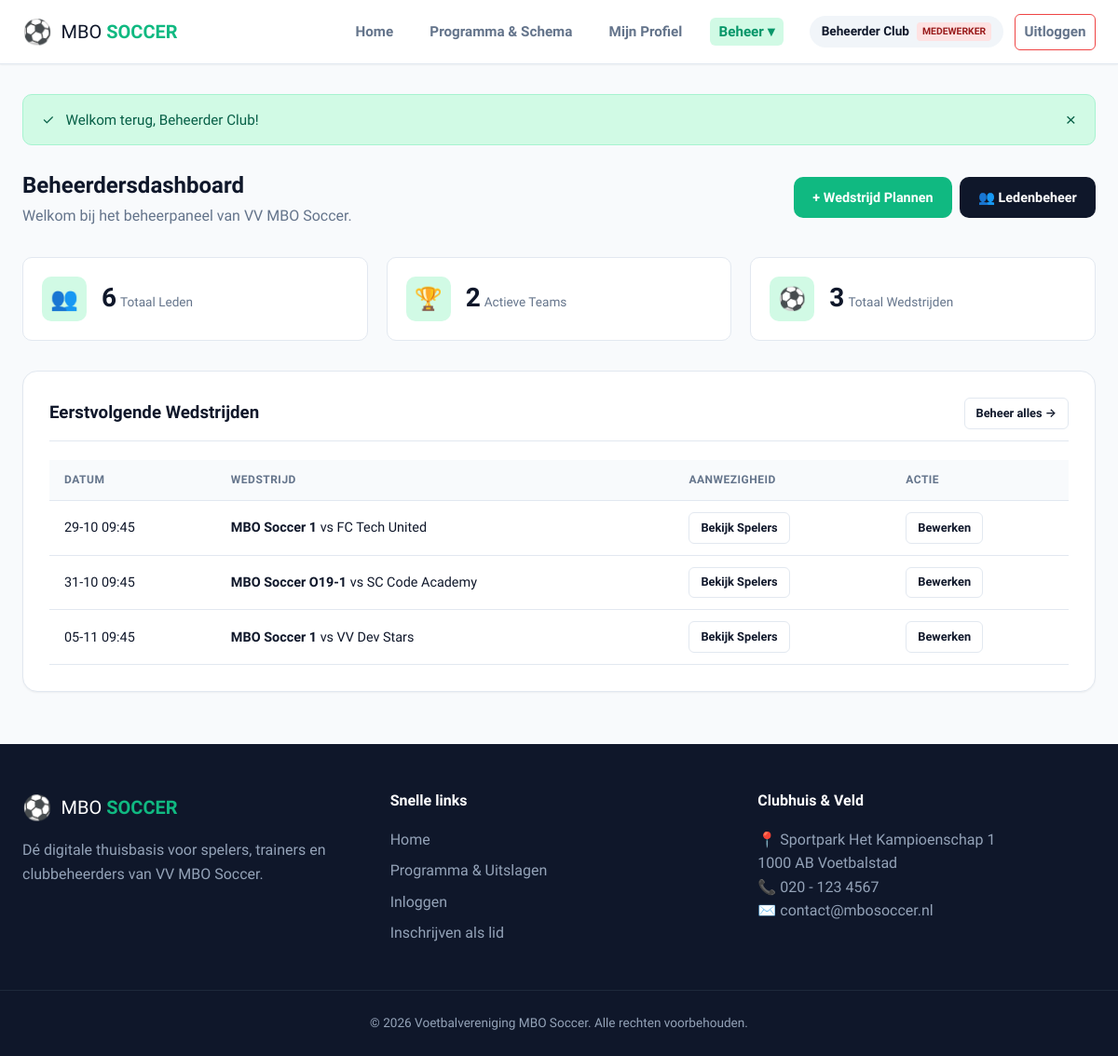
Page /admin/dashboard.php (signed in) on the committed database.
### tables this page shows
CREATE TABLE `matches` (
    `id` INT AUTO_INCREMENT PRIMARY KEY,
    `team_id` INT NOT NULL,
    `opponent` VARCHAR(100) NOT NULL,
    `match_date` DATETIME NOT NULL,
    `location` ENUM('Thuis', 'Uit') NOT NULL DEFAULT 'Thuis',
    `field_number` VARCHAR(20) DEFAULT 'Veld 1',
    `status` ENUM('Gepland', 'Gespeeld', 'Afgelast') NOT NULL DEFAULT 'Gepland',
    `notes` TEXT NULL,
    `created_at` TIMESTAMP DEFAULT CURRENT_TIMESTAMP,
    CONSTRAINT `fk_matches_team` FOREIGN KEY (`team_id`) REFERENCES `teams` (`id`) ON DELETE CASCADE
);

CREATE TABLE `teams` (
    `id` INT AUTO_INCREMENT PRIMARY KEY,
    `name` VARCHAR(100) NOT NULL,
    `category` VARCHAR(50) NOT NULL,
    `trainer_id` INT NULL,
    `created_at` TIMESTAMP DEFAULT CURRENT_TIMESTAMP,
    CONSTRAINT `fk_teams_trainer` FOREIGN KEY (`trainer_id`) REFERENCES `users` (`id`) ON DELETE SET NULL
);

### includes/auth_check.php (called while the page is built, shortened)
<?php
function isLoggedIn(): bool {
    return isset($_SESSION['user_id']);
}
function currentUser(): ?array {
    return [
        'id' => $_SESSION['user_id'],
        'name' => $_SESSION['user_name'] ?? 'Gebruiker',
        'email' => $_SESSION['user_email'] ?? '',
        'role' => $_SESSION['user_role'] ?? 'lid'
    ];
}
function e($value): string {
    return htmlspecialchars((string)($value ?? ''), ENT_QUOTES, 'UTF-8');
}

### config/Database.php (called while the page is built, shortened)
<?php
class Database {
    private static $conn = null;
    public static function connect(): PDO {
        if (self::$conn === null) {
            $host = 'db';
            $dbname = 'phples';
            $username = 'root';
            $password = 'supergeheim';
            self::$conn = new PDO(
                "mysql:host=$host;dbname=$dbname;charset=utf8mb4",
                $username,
                $password,
                [
                    PDO::ATTR_ERRMODE => PDO::ERRMODE_EXCEPTION,
                    PDO::ATTR_DEFAULT_FETCH_MODE => PDO::FETCH_ASSOC
                ]
            );
        }
        return self::$conn;
    }
}

### classes/User.php (called while the page is built, shortened)
<?php
require_once __DIR__ . '/../config/Database.php';
class User {
    private $db;
    public function __construct() {
        $this->db = Database::connect();
    }
    public function getCount() {
        return (int)$this->db->query("SELECT COUNT(*) FROM users")->fetchColumn();
    }
}

### classes/Team.php (called while the page is built, shortened)
<?php
require_once __DIR__ . '/../config/Database.php';
class Team {
    private $db;
    public function __construct() {
        $this->db = Database::connect();
    }
    public function getAll() {
        $stmt = $this->db->query("
            SELECT t.*, u.name as trainer_name
            FROM teams t
            LEFT JOIN users u ON t.trainer_id = u.id
            ORDER BY t.name ASC
        ");
        return $stmt->fetchAll();
    }
}

### classes/MatchGame.php (called while the page is built, shortened)
<?php
require_once __DIR__ . '/../config/Database.php';
class MatchGame {
    private $db;
    public function __construct() {
        $this->db = Database::connect();
    }
    public function getUpcoming(int $limit = 20, $userId = null) {
        $stmt = $this->db->prepare("
            SELECT m.*, t.name as team_name
            FROM matches m
            JOIN teams t ON m.team_id = t.id
            WHERE m.match_date >= NOW()
            ORDER BY m.match_date ASC
            LIMIT :limit
        ");
        $stmt->bindValue(':limit', $limit, PDO::PARAM_INT);
        $stmt->execute();
        return $stmt->fetchAll();
    }
    public function getCount() {
        return (int)$this->db->query("SELECT COUNT(*) FROM matches")->fetchColumn();
    }
}

### admin/dashboard.php (the view, shortened to what this page needs)
<?php
require_once __DIR__ . '/../includes/auth_check.php';
require_once __DIR__ . '/../classes/User.php';
require_once __DIR__ . '/../classes/Team.php';
require_once __DIR__ . '/../classes/MatchGame.php';
$userModel = new User();
$teamModel = new Team();
$matchModel = new MatchGame();
$totalUsers = $userModel->getCount();
$totalMatches = $matchModel->getCount();
$teams = $teamModel->getAll();
$upcomingMatches = $matchModel->getUpcoming(5);
require_once __DIR__ . '/../includes/header.php';
?>
<div style="display: flex; justify-content: space-between; align-items: center; margin-bottom: 2rem; flex-wrap: wrap; gap: 1rem;">
    <div>
        <h2>Beheerdersdashboard</h2>
        <p style="color: var(--text-muted);">Welkom bij het beheerpaneel van VV MBO Soccer.</p>
    </div>
    <div style="display: flex; gap: 0.5rem;">
        <a href="/admin/matches.php?action=create" class="btn btn-primary">+ Wedstrijd Plannen</a>
        <?php if ($user['role'] === 'medewerker'): ?>
            <a href="/admin/members.php" class="btn btn-secondary">👥 Ledenbeheer</a>
        <?php endif; ?>
    </div>
</div>
<section class="stats-grid">
    <article class="stat-card">
        <span class="stat-icon">👥</span>
        <div>
            <strong class="stat-val"><?= $totalUsers ?></strong>
            <span class="stat-lbl">Totaal Leden</span>
        </div>
    </article>
    <article class="stat-card">
        <span class="stat-icon">🏆</span>
        <div>
            <strong class="stat-val"><?= count($teams) ?></strong>
            <span class="stat-lbl">Actieve Teams</span>
        </div>
    </article>
    <article class="stat-card">
        <span class="stat-icon">⚽</span>
        <div>
            <strong class="stat-val"><?= $totalMatches ?></strong>
            <span class="stat-lbl">Totaal Wedstrijden</span>
        </div>
    </article>
</section>
<article class="card">
    <header class="card-header">
        <h3>Eerstvolgende Wedstrijden</h3>
        <a href="/admin/matches.php" class="btn btn-sm btn-outline">Beheer alles →</a>
    </header>
    <div class="table-responsive">
        <table class="table">
            <thead>
                <tr>
                    <th>Datum</th>
                    <th>Wedstrijd</th>
                    <th>Aanwezigheid</th>
                    <th>Actie</th>
                </tr>
            </thead>
            <tbody>
                <?php if (empty($upcomingMatches)): ?>
                    <tr><td colspan="4" style="color: var(--text-muted);">Geen wedstrijden gepland.</td></tr>
                <?php else: ?>
                    <?php foreach ($upcomingMatches as $m): ?>
                        <tr>
                            <td><?= date('d-m H:i', strtotime($m['match_date'])) ?></td>
                            <td>
                                <strong><?= e($m['team_name']) ?></strong> vs <?= e($m['opponent']) ?>
                            </td>
                            <td>
                                <a href="/admin/attendance.php?match_id=<?= $m['id'] ?>" class="btn btn-sm btn-outline">
                                    Bekijk Spelers
                                </a>
                            </td>
                            <td>
                                <a href="/admin/matches.php?action=edit&id=<?= $m['id'] ?>" class="btn btn-sm btn-outline">Bewerken</a>
                            </td>
                        </tr>
                    <?php endforeach; ?>
                <?php endif; ?>
            </tbody>
        </table>
    </div>
</article>
<?php require_once __DIR__ . '/../includes/footer.php'; ?>

### public/css/style.css (style rules this page uses)
:root { --primary: #10b981; --primary-dark: #059669; --primary-light: #d1fae5; --secondary: #0f172a; --secondary-light: #1e293b; --accent: #f59e0b; --danger: #ef4444; --danger-light: #fee2e2; --success: #10b981; --bg-main: #f8fafc; --surface: #ffffff; --border: #e2e8f0; --text-primary: #0f172a; --text-muted: #64748b; --radius-sm: 6px; --radius-md: 10px; --radius-lg: 16px; --shadow-sm: 0 1px 2px 0 rgb(0 0 0 / 0.05); --shadow-md: 0 4px 6px -1px rgb(0 0 0 / 0.1), 0 2px 4px -2px rgb(0 0 0 / 0.1); --shadow-lg: 0 10px 15px -3px rgb(0 0 0 / 0.1), 0 4px 6px -4px rgb(0 0 0 / 0.1); }
* { box-sizing: border-box; margin: 0; padding: 0; }
body { font-family: 'Plus Jakarta Sans', system-ui, -apple-system, BlinkMacSystemFont, 'Segoe UI', Roboto, sans-serif; background-color: var(--bg-main); color: var(--text-primary); line-height: 1.6; min-height: 100vh; display: flex; flex-direction: column; }
a { color: var(--primary-dark); text-decoration: none; transition: color 0.2s; }
.btn { display: inline-flex; align-items: center; justify-content: center; gap: 0.4rem; padding: 0.6rem 1.2rem; border-radius: var(--radius-md); font-weight: 600; font-size: 0.9rem; cursor: pointer; border: 1px solid transparent; transition: all 0.2s ease; text-align: center; font-family: inherit; }
.btn-primary { background: var(--primary); color: #ffffff; }
.btn-secondary { background: var(--secondary); color: #ffffff; }
.btn-outline { border-color: var(--border); color: var(--text-primary); background: transparent; }
.btn-sm { padding: 0.35rem 0.75rem; font-size: 0.8rem; border-radius: var(--radius-sm); }
.card { background: var(--surface); border-radius: var(--radius-lg); border: 1px solid var(--border); padding: 1.75rem; box-shadow: var(--shadow-sm); margin-bottom: 1.5rem; }
.card-header { display: flex; justify-content: space-between; align-items: center; margin-bottom: 1.25rem; padding-bottom: 0.75rem; border-bottom: 1px solid var(--border); }
.table-responsive { overflow-x: auto; }
.table { width: 100%; border-collapse: collapse; font-size: 0.9rem; text-align: left; }
.table th, .table td { padding: 0.75rem 1rem; border-bottom: 1px solid var(--border); }
.table th { background: #f8fafc; color: var(--text-muted); font-weight: 700; text-transform: uppercase; font-size: 0.75rem; letter-spacing: 0.5px; }
.stats-grid { display: grid; grid-template-columns: repeat(auto-fit, minmax(220px, 1fr)); gap: 1.25rem; margin-bottom: 2rem; }
.stat-card { background: var(--surface); border: 1px solid var(--border); border-radius: var(--radius-md); padding: 1.25rem; display: flex; align-items: center; gap: 1rem; }
.stat-icon { width: 48px; height: 48px; border-radius: var(--radius-md); background: var(--primary-light); color: var(--primary-dark); display: flex; align-items: center; justify-content: center; font-size: 1.5rem; }
.stat-val { font-size: 1.75rem; font-weight: 800; color: var(--secondary); line-height: 1; }
.stat-lbl { font-size: 0.85rem; color: var(--text-muted); }

### rows in the picture
matches: match_date "29-10 09:45", team.name "MBO Soccer 1", opponent "FC Tech United"
matches: match_date "31-10 09:45", team.name "MBO Soccer O19-1", opponent "SC Code Academy"
matches: match_date "05-11 09:45", team.name "MBO Soccer 1", opponent "VV Dev Stars"

### other values in the picture
$user['name'] "Beheerder Club"
$user['role'] "MEDEWERKER"
$_SESSION['flash_success'] "Welkom terug, Beheerder Club!"
$totalUsers "6"
count($teams) "2"
$totalMatches "3"
